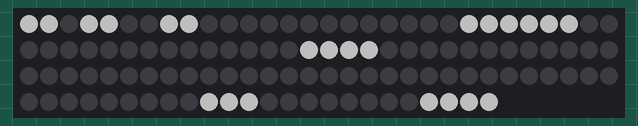
Simulated run of this sketch. Board: ESP32-S3. Shown: 114 RGB LEDs in strip order, left to right, continuing on the next row. Dim RGB values are drawn brighter than linear; WiFi joins after 1.5 s; servers stay silent unless stated; the local clock reads 2024-03-15 10:24:30 at power-on unless the sketch sets it; what the sketch prints to the serial monitor is not drawn.

Above: at 1.8 s.

The sketch:

03_FullWordClock.ino
```cpp
/*
 * Lesson 7 — Full Word Clock (capstone)
 * --------------------------------------
 * Everything from Lessons 2, 5, and 6 combined: light words on the grid,
 * driven by the real time synced over WiFi/NTP.
 *
 * Deliberately the SIMPLEST version that tells time — one fixed colour
 * (white), no buttons, no light effects, no colour modes. For all of that,
 * see the full firmware at WordClock/WordClock.ino in the repo root.
 *
 *   col ->  0  1  2  3  4  5  6  7  8  9 10
 *   r0      I  T  L  I  S  A  S  A  M  P  M    IT  IS  (AM PM)
 *   r1      A  C  Q  U  A  R  T  E  R  D  C    A  QUARTER
 *   r2      T  W  E  N  T  Y  F  I  V  E  X    TWENTY  FIVE
 *   r3      H  A  L  F  S  T  E  N  F  T  O    HALF  TEN  TO
 *   r4      P  A  S  T  E  R  U  N  I  N  E    PAST  NINE
 *   r5      O  N  E  S  I  X  T  H  R  E  E    ONE  SIX  THREE
 *   r6      F  O  U  R  F  I  V  E  T  W  O    FOUR  FIVE  TWO
 *   r7      E  I  G  H  T  E  L  E  V  E  N    EIGHT  ELEVEN
 *   r8      S  E  V  E  N  T  W  E  L  V  E    SEVEN  TWELVE
 *   r9      T  E  N  S  E  O  C  L  O  C  K    TEN  O'CLOCK
 *
 * Board: ESP32-S3 (esp32:esp32:esp32s3)
 */

#include <FastLED.h>
#include <WiFi.h>
#include <time.h>

// ----------------------------------------------------------------------------
// USER CONFIG — edit these
// ----------------------------------------------------------------------------
const char* WIFI_SSID = "YOUR_WIFI_SSID";
const char* WIFI_PASS = "YOUR_WIFI_PASSWORD";
const char* TZ_INFO   = "EST5EDT,M3.2.0,M11.1.0";  // US Eastern Time, change for your own timezone
const char* NTP1 = "us.pool.ntp.org";
const char* NTP2 = "time.google.com";
const char* NTP3 = "time.nist.gov";

#define LED_PIN     8
#define COLS        11
#define ROWS        10
#define NUM_WORD_LEDS (COLS * ROWS)              // 110
#define NUM_DOTS      4
#define NUM_LEDS      (NUM_WORD_LEDS + NUM_DOTS)  // 114
#define BRIGHTNESS  80

CRGB leds[NUM_LEDS];
int  lastMinute = -1;

// ----------------------------------------------------------------------------
// Word table: {row, col, length} — from Lesson 2, same layout as the full firmware.
// ----------------------------------------------------------------------------
#define W_IT        0, 0, 2
#define W_IS        0, 3, 2
#define W_AM        0, 7, 2
#define W_PM        0, 9, 2
#define W_A         1, 0, 1
#define W_QUARTER   1, 2, 7
#define W_HALF      3, 0, 4
#define W_PAST      4, 0, 4
#define W_TO        3, 9, 2
#define W_OCLOCK    9, 5, 6
#define M_TWENTY    2, 0, 6
#define M_FIVE      2, 6, 4
#define M_TEN       3, 5, 3
#define H_ONE       5, 0, 3
#define H_TWO       6, 8, 3
#define H_THREE     5, 6, 5
#define H_FOUR      6, 0, 4
#define H_FIVE      6, 4, 4
#define H_SIX       5, 3, 3
#define H_SEVEN     8, 0, 5
#define H_EIGHT     7, 0, 5
#define H_NINE      4, 7, 4
#define H_TEN       9, 0, 3
#define H_ELEVEN    7, 5, 6
#define H_TWELVE    8, 5, 6

uint16_t XY(uint8_t row, uint8_t col) {
  return (uint16_t)row * COLS + col;
}

void lightWord(uint8_t row, uint8_t col, uint8_t len) {
  for (uint8_t i = 0; i < len; i++) leds[XY(row, col + i)] = CRGB::White;
}

void lightHour(uint8_t h) {   // h in 1..12
  switch (h) {
    case 1:  lightWord(H_ONE);    break;
    case 2:  lightWord(H_TWO);    break;
    case 3:  lightWord(H_THREE);  break;
    case 4:  lightWord(H_FOUR);   break;
    case 5:  lightWord(H_FIVE);   break;
    case 6:  lightWord(H_SIX);    break;
    case 7:  lightWord(H_SEVEN);  break;
    case 8:  lightWord(H_EIGHT);  break;
    case 9:  lightWord(H_NINE);   break;
    case 10: lightWord(H_TEN);    break;
    case 11: lightWord(H_ELEVEN); break;
    case 12: lightWord(H_TWELVE); break;
  }
}

void lightDots(uint8_t n) {   // n = 0..4 leftover minutes
  for (uint8_t i = 0; i < n && i < NUM_DOTS; i++) leds[NUM_WORD_LEDS + i] = CRGB::White;
}

// ----------------------------------------------------------------------------
// Render the time onto the panel — same 5-minute-bucket logic as the full firmware.
// ----------------------------------------------------------------------------
void showTime(int hour24, int minute) {
  FastLED.clear();

  lightWord(W_IT);
  lightWord(W_IS);
  if (hour24 < 12) lightWord(W_AM); else lightWord(W_PM);

  int bucket = minute / 5;    // which 5-minute block
  int rem    = minute % 5;    // leftover minutes -> corner dots

  int h12   = hour24 % 12; if (h12   == 0) h12   = 12;
  int hnext = (hour24 + 1) % 12; if (hnext == 0) hnext = 12;
  int dispHour;

  if (bucket == 0) {
    dispHour = h12;
    lightWord(W_OCLOCK);
  } else {
    bool past = (bucket <= 6);
    dispHour  = past ? h12 : hnext;

    switch (bucket) {
      case 1:  lightWord(M_FIVE);                       break;
      case 2:  lightWord(M_TEN);                        break;
      case 3:  lightWord(W_A); lightWord(W_QUARTER);    break;
      case 4:  lightWord(M_TWENTY);                     break;
      case 5:  lightWord(M_TWENTY); lightWord(M_FIVE);  break;
      case 6:  lightWord(W_HALF);                       break;
      case 7:  lightWord(M_TWENTY); lightWord(M_FIVE);  break;
      case 8:  lightWord(M_TWENTY);                     break;
      case 9:  lightWord(W_A); lightWord(W_QUARTER);    break;
      case 10: lightWord(M_TEN);                        break;
      case 11: lightWord(M_FIVE);                       break;
    }
    if (past) lightWord(W_PAST); else lightWord(W_TO);
  }

  lightHour(dispHour);
  lightDots(rem);
  FastLED.show();
}

// ----------------------------------------------------------------------------
// WiFi + NTP — from Lessons 5 and 6.
// ----------------------------------------------------------------------------
void connectWiFi() {
  WiFi.mode(WIFI_STA);
  WiFi.begin(WIFI_SSID, WIFI_PASS);
  Serial.print("WiFi connecting");
  while (WiFi.status() != WL_CONNECTED) {
    Serial.print('.');
    delay(250);
  }
  Serial.printf("\nWiFi OK, IP=%s\n", WiFi.localIP().toString().c_str());
}

void syncTime() {
  configTzTime(TZ_INFO, NTP1, NTP2, NTP3);
  Serial.print("NTP syncing");
  struct tm t;
  while (!getLocalTime(&t, 500)) Serial.print('.');
  Serial.println("\nTime synced.");
}

void setup() {
  Serial.begin(115200);
  delay(200);

  FastLED.addLeds<WS2812B, LED_PIN, GRB>(leds, NUM_LEDS);
  FastLED.setBrightness(BRIGHTNESS);
  FastLED.clear(true);

  connectWiFi();
  syncTime();
}

void loop() {
  struct tm t;
  if (getLocalTime(&t, 0)) {
    if (t.tm_min != lastMinute) {   // redraw only when the minute changes
      lastMinute = t.tm_min;
      showTime(t.tm_hour, t.tm_min);
      Serial.printf("Display %02d:%02d\n", t.tm_hour, t.tm_min);
    }
  }
  delay(10);
}
```
